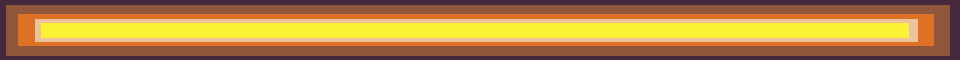

A level layout from a 2D game, rendered from its tile map. Below: a short description, then the map file with tile-grid data replaced by summaries:
An orthogonal 960x60 tile map with 1x1 px tiles, 1 tile layer (Tile Layer 1).

<map version="1.10" tiledversion="1.10.2" orientation="orthogonal" renderorder="right-down" width="960" height="60" tilewidth="1" tileheight="1" infinite="0" nextlayerid="12" nextobjectid="10">
 <tileset firstgid="1" source="FireColor.tsx" />
 <layer id="1" name="Tile Layer 1" width="960" height="60">
  <data>[57600 cells, 57600 non-empty, 5 distinct tile ids]</data>
 </layer>
</map>
